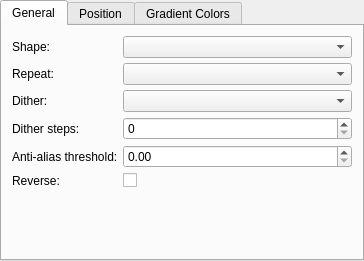
<?xml version="1.0" encoding="UTF-8"?>
<ui version="4.0">
 <author>
    SPDX-FileCopyrightText: none
    SPDX-License-Identifier: GPL-3.0-or-later
  </author>
 <class>GradientGeneratorConfigWidget</class>
 <widget class="QWidget" name="GradientGeneratorConfigWidget">
  <property name="geometry">
   <rect>
    <x>0</x>
    <y>0</y>
    <width>364</width>
    <height>261</height>
   </rect>
  </property>
  <property name="minimumSize">
   <size>
    <width>0</width>
    <height>175</height>
   </size>
  </property>
  <layout class="QVBoxLayout" name="verticalLayout">
   <property name="spacing">
    <number>0</number>
   </property>
   <property name="leftMargin">
    <number>0</number>
   </property>
   <property name="topMargin">
    <number>0</number>
   </property>
   <property name="rightMargin">
    <number>0</number>
   </property>
   <property name="bottomMargin">
    <number>0</number>
   </property>
   <item>
    <widget class="QTabWidget" name="tabWidget">
     <property name="currentIndex">
      <number>0</number>
     </property>
     <property name="usesScrollButtons">
      <bool>false</bool>
     </property>
     <widget class="QWidget" name="tabGeneral">
      <attribute name="title">
       <string>General</string>
      </attribute>
      <layout class="QVBoxLayout" name="verticalLayout_8" stretch="0,1">
       <property name="spacing">
        <number>0</number>
       </property>
       <property name="leftMargin">
        <number>10</number>
       </property>
       <property name="topMargin">
        <number>10</number>
       </property>
       <property name="rightMargin">
        <number>10</number>
       </property>
       <property name="bottomMargin">
        <number>10</number>
       </property>
       <item>
        <layout class="QFormLayout" name="formLayout">
         <property name="fieldGrowthPolicy">
          <enum>QFormLayout::AllNonFixedFieldsGrow</enum>
         </property>
         <property name="horizontalSpacing">
          <number>5</number>
         </property>
         <property name="verticalSpacing">
          <number>5</number>
         </property>
         <item row="0" column="0">
          <widget class="QLabel" name="labelShape">
           <property name="text">
            <string>Shape:</string>
           </property>
          </widget>
         </item>
         <item row="0" column="1">
          <widget class="QComboBox" name="comboBoxShape"/>
         </item>
         <item row="1" column="0">
          <widget class="QLabel" name="labelRepeat">
           <property name="text">
            <string>Repeat:</string>
           </property>
          </widget>
         </item>
         <item row="1" column="1">
          <widget class="QComboBox" name="comboBoxRepeat"/>
         </item>
         <item row="2" column="0">
          <widget class="QLabel" name="labelDither">
           <property name="text">
            <string>Dither:</string>
           </property>
          </widget>
         </item>
         <item row="2" column="1">
          <widget class="QComboBox" name="comboBoxDither"/>
         </item>
         <item row="3" column="0">
          <widget class="QLabel" name="labelDitherSteps">
           <property name="text">
            <string>Dither steps:</string>
           </property>
          </widget>
         </item>
         <item row="3" column="1">
          <widget class="QSpinBox" name="spinBoxDitherSteps">
           <property name="focusPolicy">
            <enum>Qt::WheelFocus</enum>
           </property>
          </widget>
         </item>
         <item row="4" column="0">
          <widget class="QLabel" name="labelAntiAliasThreshold">
           <property name="text">
            <string>Anti-alias threshold:</string>
           </property>
          </widget>
         </item>
         <item row="4" column="1">
          <widget class="KisDoubleSliderSpinBox" name="sliderAntiAliasThreshold" native="true">
           <property name="focusPolicy">
            <enum>Qt::WheelFocus</enum>
           </property>
          </widget>
         </item>
         <item row="5" column="0">
          <widget class="QLabel" name="labelReverse">
           <property name="text">
            <string>Reverse:</string>
           </property>
          </widget>
         </item>
         <item row="5" column="1">
          <widget class="QCheckBox" name="checkBoxReverse">
           <property name="text">
            <string/>
           </property>
          </widget>
         </item>
        </layout>
       </item>
       <item>
        <spacer name="verticalSpacer">
         <property name="orientation">
          <enum>Qt::Vertical</enum>
         </property>
         <property name="sizeHint" stdset="0">
          <size>
           <width>0</width>
           <height>0</height>
          </size>
         </property>
        </spacer>
       </item>
      </layout>
     </widget>
     <widget class="QWidget" name="tabPosition">
      <attribute name="title">
       <string>Position</string>
      </attribute>
      <layout class="QVBoxLayout" name="verticalLayout_9" stretch="0,1">
       <property name="spacing">
        <number>0</number>
       </property>
       <property name="leftMargin">
        <number>10</number>
       </property>
       <property name="topMargin">
        <number>10</number>
       </property>
       <property name="rightMargin">
        <number>10</number>
       </property>
       <property name="bottomMargin">
        <number>10</number>
       </property>
       <item>
        <layout class="QFormLayout" name="formLayout_2">
         <property name="fieldGrowthPolicy">
          <enum>QFormLayout::AllNonFixedFieldsGrow</enum>
         </property>
         <property name="horizontalSpacing">
          <number>10</number>
         </property>
         <property name="verticalSpacing">
          <number>10</number>
         </property>
         <item row="0" column="0">
          <widget class="QLabel" name="labelStartPosition">
           <property name="text">
            <string comment="Start position of the gradient">Start:</string>
           </property>
          </widget>
         </item>
         <item row="0" column="1">
          <layout class="QGridLayout" name="gridLayout" rowstretch="0,0" columnstretch="0,0,1">
           <property name="spacing">
            <number>5</number>
           </property>
           <item row="0" column="2">
            <widget class="QComboBox" name="comboBoxStartPositionXUnits"/>
           </item>
           <item row="1" column="2">
            <widget class="QComboBox" name="comboBoxStartPositionYUnits"/>
           </item>
           <item row="0" column="1">
            <widget class="QDoubleSpinBox" name="spinBoxStartPositionX">
             <property name="alignment">
              <set>Qt::AlignRight|Qt::AlignTrailing|Qt::AlignVCenter</set>
             </property>
             <property name="minimum">
              <double>-50000.000000000000000</double>
             </property>
             <property name="maximum">
              <double>50000.000000000000000</double>
             </property>
             <property name="value">
              <double>0.000000000000000</double>
             </property>
            </widget>
           </item>
           <item row="1" column="1">
            <widget class="QDoubleSpinBox" name="spinBoxStartPositionY">
             <property name="alignment">
              <set>Qt::AlignRight|Qt::AlignTrailing|Qt::AlignVCenter</set>
             </property>
             <property name="minimum">
              <double>-50000.000000000000000</double>
             </property>
             <property name="maximum">
              <double>50000.000000000000000</double>
             </property>
             <property name="value">
              <double>50.000000000000000</double>
             </property>
            </widget>
           </item>
           <item row="0" column="0">
            <widget class="QLabel" name="label">
             <property name="text">
              <string>X:</string>
             </property>
             <property name="alignment">
              <set>Qt::AlignRight|Qt::AlignTrailing|Qt::AlignVCenter</set>
             </property>
            </widget>
           </item>
           <item row="1" column="0">
            <widget class="QLabel" name="label_2">
             <property name="text">
              <string>Y:</string>
             </property>
             <property name="alignment">
              <set>Qt::AlignRight|Qt::AlignTrailing|Qt::AlignVCenter</set>
             </property>
            </widget>
           </item>
          </layout>
         </item>
         <item row="2" column="0">
          <widget class="QLabel" name="labelEndPosition">
           <property name="text">
            <string comment="End position of the gradient">End:</string>
           </property>
          </widget>
         </item>
         <item row="2" column="1">
          <layout class="QVBoxLayout" name="verticalLayout_2">
           <property name="spacing">
            <number>5</number>
           </property>
           <item>
            <layout class="QHBoxLayout" name="horizontalLayout" stretch="0,1">
             <property name="spacing">
              <number>0</number>
             </property>
             <item>
              <layout class="QHBoxLayout" name="horizontalLayout_2">
               <property name="spacing">
                <number>5</number>
               </property>
               <item>
                <widget class="QRadioButton" name="radioButtonEndPositionCartesianCoordinates">
                 <property name="text">
                  <string>Cartesian Coordinates</string>
                 </property>
                 <property name="checked">
                  <bool>true</bool>
                 </property>
                 <attribute name="buttonGroup">
                  <string notr="true">buttonGroupEndPositionCoordinates</string>
                 </attribute>
                </widget>
               </item>
               <item>
                <widget class="QRadioButton" name="radioButtonEndPositionPolarCoordinates">
                 <property name="text">
                  <string>Polar Coordinates</string>
                 </property>
                 <property name="checked">
                  <bool>false</bool>
                 </property>
                 <attribute name="buttonGroup">
                  <string notr="true">buttonGroupEndPositionCoordinates</string>
                 </attribute>
                </widget>
               </item>
              </layout>
             </item>
             <item>
              <spacer name="horizontalSpacer">
               <property name="orientation">
                <enum>Qt::Horizontal</enum>
               </property>
               <property name="sizeHint" stdset="0">
                <size>
                 <width>40</width>
                 <height>20</height>
                </size>
               </property>
              </spacer>
             </item>
            </layout>
           </item>
           <item>
            <widget class="QStackedWidget" name="stackedWidgetEndPosition">
             <property name="currentIndex">
              <number>0</number>
             </property>
             <widget class="QWidget" name="stackedWidgetPageEndPositionCartesian">
              <layout class="QGridLayout" name="gridLayout_3" columnstretch="0,0,1,1">
               <property name="leftMargin">
                <number>0</number>
               </property>
               <property name="topMargin">
                <number>0</number>
               </property>
               <property name="rightMargin">
                <number>0</number>
               </property>
               <property name="bottomMargin">
                <number>0</number>
               </property>
               <property name="spacing">
                <number>5</number>
               </property>
               <item row="0" column="1">
                <widget class="QDoubleSpinBox" name="spinBoxEndPositionX">
                 <property name="alignment">
                  <set>Qt::AlignRight|Qt::AlignTrailing|Qt::AlignVCenter</set>
                 </property>
                 <property name="minimum">
                  <double>-50000.000000000000000</double>
                 </property>
                 <property name="maximum">
                  <double>50000.000000000000000</double>
                 </property>
                 <property name="value">
                  <double>100.000000000000000</double>
                 </property>
                </widget>
               </item>
               <item row="0" column="2">
                <widget class="QComboBox" name="comboBoxEndPositionXUnits"/>
               </item>
               <item row="1" column="3">
                <widget class="QComboBox" name="comboBoxEndPositionYPositioning"/>
               </item>
               <item row="0" column="3">
                <widget class="QComboBox" name="comboBoxEndPositionXPositioning"/>
               </item>
               <item row="1" column="2">
                <widget class="QComboBox" name="comboBoxEndPositionYUnits"/>
               </item>
               <item row="1" column="1">
                <widget class="QDoubleSpinBox" name="spinBoxEndPositionY">
                 <property name="alignment">
                  <set>Qt::AlignRight|Qt::AlignTrailing|Qt::AlignVCenter</set>
                 </property>
                 <property name="minimum">
                  <double>-50000.000000000000000</double>
                 </property>
                 <property name="maximum">
                  <double>50000.000000000000000</double>
                 </property>
                 <property name="value">
                  <double>50.000000000000000</double>
                 </property>
                </widget>
               </item>
               <item row="0" column="0">
                <widget class="QLabel" name="label_3">
                 <property name="text">
                  <string>X:</string>
                 </property>
                 <property name="alignment">
                  <set>Qt::AlignRight|Qt::AlignTrailing|Qt::AlignVCenter</set>
                 </property>
                </widget>
               </item>
               <item row="1" column="0">
                <widget class="QLabel" name="label_4">
                 <property name="text">
                  <string>Y:</string>
                 </property>
                 <property name="alignment">
                  <set>Qt::AlignRight|Qt::AlignTrailing|Qt::AlignVCenter</set>
                 </property>
                </widget>
               </item>
              </layout>
             </widget>
             <widget class="QWidget" name="stackedWidgetPageEndPositionPolar">
              <layout class="QFormLayout" name="formLayout_3">
               <property name="horizontalSpacing">
                <number>5</number>
               </property>
               <property name="verticalSpacing">
                <number>5</number>
               </property>
               <property name="leftMargin">
                <number>0</number>
               </property>
               <property name="topMargin">
                <number>0</number>
               </property>
               <property name="rightMargin">
                <number>0</number>
               </property>
               <property name="bottomMargin">
                <number>0</number>
               </property>
               <item row="0" column="0">
                <widget class="QLabel" name="label_6">
                 <property name="text">
                  <string>Angle:</string>
                 </property>
                </widget>
               </item>
               <item row="1" column="0">
                <widget class="QLabel" name="label_5">
                 <property name="text">
                  <string>Distance:</string>
                 </property>
                 <property name="alignment">
                  <set>Qt::AlignRight|Qt::AlignTrailing|Qt::AlignVCenter</set>
                 </property>
                </widget>
               </item>
               <item row="1" column="1">
                <layout class="QHBoxLayout" name="horizontalLayout_3" stretch="0,1">
                 <property name="spacing">
                  <number>5</number>
                 </property>
                 <item>
                  <widget class="QDoubleSpinBox" name="spinBoxEndPositionDistance">
                   <property name="alignment">
                    <set>Qt::AlignRight|Qt::AlignTrailing|Qt::AlignVCenter</set>
                   </property>
                   <property name="minimum">
                    <double>-50000.000000000000000</double>
                   </property>
                   <property name="maximum">
                    <double>50000.000000000000000</double>
                   </property>
                   <property name="value">
                    <double>100.000000000000000</double>
                   </property>
                  </widget>
                 </item>
                 <item>
                  <widget class="QComboBox" name="comboBoxEndPositionDistanceUnits"/>
                 </item>
                </layout>
               </item>
               <item row="0" column="1">
                <widget class="KisAngleSelector" name="angleSelectorEndPositionAngle" native="true"/>
               </item>
              </layout>
             </widget>
            </widget>
           </item>
          </layout>
         </item>
        </layout>
       </item>
       <item>
        <spacer name="verticalSpacer_2">
         <property name="orientation">
          <enum>Qt::Vertical</enum>
         </property>
         <property name="sizeHint" stdset="0">
          <size>
           <width>0</width>
           <height>0</height>
          </size>
         </property>
        </spacer>
       </item>
      </layout>
     </widget>
     <widget class="QWidget" name="tabGradientColors">
      <attribute name="title">
       <string>Gradient Colors</string>
      </attribute>
      <layout class="QVBoxLayout" name="verticalLayout_4" stretch="0">
       <property name="spacing">
        <number>0</number>
       </property>
       <property name="leftMargin">
        <number>0</number>
       </property>
       <property name="topMargin">
        <number>0</number>
       </property>
       <property name="rightMargin">
        <number>0</number>
       </property>
       <property name="bottomMargin">
        <number>0</number>
       </property>
       <item>
        <widget class="QScrollArea" name="scrollAreaGradientEditor">
         <property name="sizePolicy">
          <sizepolicy hsizetype="Expanding" vsizetype="Ignored">
           <horstretch>0</horstretch>
           <verstretch>0</verstretch>
          </sizepolicy>
         </property>
         <property name="frameShape">
          <enum>QFrame::NoFrame</enum>
         </property>
         <property name="horizontalScrollBarPolicy">
          <enum>Qt::ScrollBarAlwaysOff</enum>
         </property>
         <property name="widgetResizable">
          <bool>true</bool>
         </property>
         <widget class="KisGenericGradientEditor" name="widgetGradientEditor">
          <property name="geometry">
           <rect>
            <x>0</x>
            <y>0</y>
            <width>356</width>
            <height>224</height>
           </rect>
          </property>
         </widget>
        </widget>
       </item>
      </layout>
     </widget>
    </widget>
   </item>
  </layout>
 </widget>
 <customwidgets>
  <customwidget>
   <class>KisDoubleSliderSpinBox</class>
   <extends>QDoubleSpinBox</extends>
   <header location="global">kis_slider_spin_box.h</header>
   <container>1</container>
  </customwidget>
  <customwidget>
   <class>KisGenericGradientEditor</class>
   <extends>QWidget</extends>
   <header location="global">KisGenericGradientEditor.h</header>
   <container>1</container>
  </customwidget>
  <customwidget>
   <class>KisAngleSelector</class>
   <extends>QWidget</extends>
   <header location="global">KisAngleSelector.h</header>
   <container>1</container>
  </customwidget>
 </customwidgets>
 <tabstops>
  <tabstop>tabWidget</tabstop>
  <tabstop>comboBoxShape</tabstop>
  <tabstop>comboBoxRepeat</tabstop>
  <tabstop>sliderAntiAliasThreshold</tabstop>
  <tabstop>checkBoxReverse</tabstop>
  <tabstop>spinBoxStartPositionX</tabstop>
  <tabstop>comboBoxStartPositionXUnits</tabstop>
  <tabstop>spinBoxStartPositionY</tabstop>
  <tabstop>comboBoxStartPositionYUnits</tabstop>
  <tabstop>radioButtonEndPositionCartesianCoordinates</tabstop>
  <tabstop>radioButtonEndPositionPolarCoordinates</tabstop>
  <tabstop>spinBoxEndPositionX</tabstop>
  <tabstop>comboBoxEndPositionXUnits</tabstop>
  <tabstop>comboBoxEndPositionXPositioning</tabstop>
  <tabstop>spinBoxEndPositionY</tabstop>
  <tabstop>comboBoxEndPositionYUnits</tabstop>
  <tabstop>comboBoxEndPositionYPositioning</tabstop>
  <tabstop>spinBoxEndPositionDistance</tabstop>
  <tabstop>comboBoxEndPositionDistanceUnits</tabstop>
 </tabstops>
 <resources/>
 <connections/>
 <buttongroups>
  <buttongroup name="buttonGroupEndPositionCoordinates"/>
 </buttongroups>
</ui>
